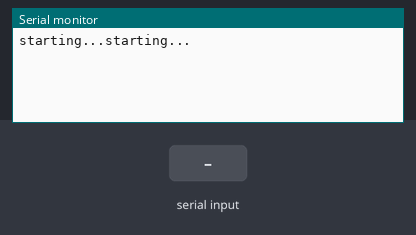
This sketch was run on a simulated Arduino Mega 2560, built with avr-gcc and run on an emulated ATmega2560. Parts: the last lines printed to the serial monitor. The test bench sets the inputs (shaded band).

Above: at 1.2 s.
1.3 s: "90,45\n" received over the second serial link
At 2.0 s:
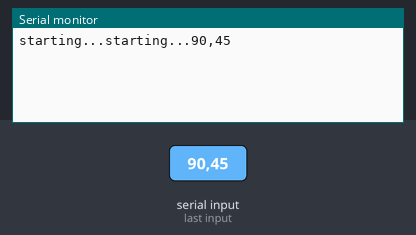
2.8 s: "1\n" received over the second serial link
At 4.3 s:
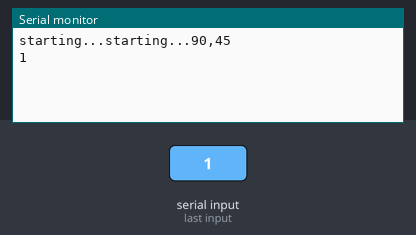

The sketch:

pressure_comms_just_reading.ino
```cpp
// Use to test the pressure gauge at scott's crib
#include "Pressure.h"
Pressure pressure;
char response[200]={0};
int baud_pressure =19200;

char one_byte;
char helix[8]="HELIX";
uint8_t unit=2;
char pressureBuffer;
#define PRESSURE_UPDATE_PERIOD 5000  // period between reads/writes
unsigned long PressureUpdateTime=0;  // for transmit recording time
uint8_t matched;
uint8_t pressureNumSend=0;
typedef enum {
  Pressure_Idle=0,
  Pressure_Request=1,
  Pressure_Read_First=2,
  Pressure_Read=3,
  Pressure_Finish=4,
} Pressure_State_t;
Pressure_State_t Pressure_State=Pressure_Idle;
// two options, run as state machine or run as requests and wait. Current is state machine.
float pres;
bool pres_request=true;  // to alternate between pressure and temperature reads of the transducer with the same switch case.

void setup() {
  // put your setup code here, to run once:
  // put your setup code here, to run once:
  Serial.begin(115200);
  Serial.print("starting...");
  Serial3.begin(baud_pressure);

  //Serial3.begin(baud_pressure);
  //pressure.begin(Serial3,baud_pressure);
  Serial.print("starting...");
  //delay(1000);
  //pressure.poll_baud();
//  pressure.unlock();
//  while(pressure.is_available()){
//    Serial.print(pressure.get_one_byte());
//  }

  //pressure.setbaud(new_baud);
  //Serial.println("changed baud");
  //while(pressure.is_available()){
  //  Serial.print(pressure.get_one_byte());
 // }

 // pressure.lock();
//  pressure.read_port_again();
//  print_pressure();
  PressureUpdateTime=millis()+PRESSURE_UPDATE_PERIOD;
}

void loop() {
  // put your main code here, to run repeatedly:
  if((long) (millis() - PressureUpdateTime) > 0){
    PressureUpdateTime+= PRESSURE_UPDATE_PERIOD;
    Serial.println("x");
    Serial.print("polling");
    Serial3.print("@253PR4?;FF");
    Serial.println("x");

  }
  uint32_t read_val=Serial3.read();
  //Serial.print((char)read_val);
  if(read_val!=-1)Serial.print((char)read_val);
  //while(pressure.is_available()){
  //  Serial.print(pressure.get_one_byte());
  //}


}
```

Pressure.h
```cpp
// Library authored by Keith McBride
// 04/16/20
#pragma once
#ifndef Pressure_h
#define Pressure_h

#include "Arduino.h"
#include <string.h>

class Pressure
{
public:

  void begin(HardwareSerial &refSer, int BAUD_rate){
    Serial_num = &refSer;
    Serial_num->begin(BAUD_rate);
  }
  void read_port_again(){
    read_port();
  }
  void poll(){
    Serial_num->print("@");
    Serial_num->print("253");  // address here which 254 or 255 are universal
    Serial_num->print("PR4");  //query pressure request, which is here 4 digits
    Serial_num->print("?");    // because it is a query
    Serial_num->print(";FF");  // command termination
  }
  void setbaud(int BAUD_rate){
    Serial_num->print("@");
    Serial_num->print("253");  // address here which 254 or 255 are universal
    Serial_num->print("BR");  // to set baud rate
    Serial_num->print("!");    // because it is a config command
    Serial_num->print(BAUD_rate);  // the baud rate to set, can only be standards up to 230400
    Serial_num->print(";FF");  // command termination
  }
  void setaddress(int address){
    if(address>=1 && address<=253){
      Serial_num->print("@");
      Serial_num->print("253");  // address here which 254 or 255 are universal
      Serial_num->print("AD");  // to set address (001-253)
      Serial_num->print("!");    // because it is a config command
      Serial_num->print(address);  // the address
      Serial_num->print(";FF");  // command termination
    }
  }
  void setstring(char tag[8]){
    Serial_num->print("@");
    Serial_num->print("253");  // address here which 254 or 255 are universal
    Serial_num->print("UT");  // to set string tag of transducer
    Serial_num->print("!");    // because it is a config command
    Serial_num->print(tag);  // the 'string'
    Serial_num->print(";FF");  // command termination
  }
  void setunits(uint8_t which_unit){
    if(which_unit>=1 && which_unit<=3){
      Serial_num->print("@");
      Serial_num->print("253");  // address here which 254 or 255 are universal
      Serial_num->print("U");  // to set string tag of transducer
      Serial_num->print("!");    // because it is a config command
      switch(which_unit){
        case 1: Serial_num->print("TORR");  // the 'string'
        case 2: Serial_num->print("MBAR");  // the 'string'
        case 3: Serial_num->print("PASCAL");  // the 'string'
      }
      Serial_num->print(";FF");  // command termination
    }
  }
  void poll_units(){
    Serial_num->print("@");
    Serial_num->print("253");  // address here which 254 or 255 are universal
    Serial_num->print("U");  //query current units of pressure
    Serial_num->print("?");    // because it is a query
    Serial_num->print(";FF");  // command termination
  }
  void poll_pressure1(){
    Serial_num->print("@");
    Serial_num->print("253");  // address here which 254 or 255 are universal
    Serial_num->print("PR1");  //query pressure request, which is here 4 digits
    Serial_num->print("?");    // because it is a query
    Serial_num->print(";FF");  // command termination
  }
  void poll_pressure2(){
    Serial_num->print("@");
    Serial_num->print("253");  // address here which 254 or 255 are universal
    Serial_num->print("PR2");  //query pressure request, which is here 4 digits
    Serial_num->print("?");    // because it is a query
    Serial_num->print(";FF");  // command termination
  }
  void poll_pressure3(){
    Serial_num->print("@");
    Serial_num->print("253");  // address here which 254 or 255 are universal
    Serial_num->print("PR3");  //query pressure request, which is here 4 digits
    Serial_num->print("?");    // because it is a query
    Serial_num->print(";FF");  // command termination
  }
  void poll_pressure4(uint8_t w_index){
    switch(w_index){
      case 0: Serial_num->print("@");
      case 1: Serial_num->print("253");  // address here which 254 or 255 are universal
      case 2: Serial_num->print("PR4");  //query pressure request, which is here 4 digits
      case 3: Serial_num->print("?");    // because it is a query
      case 4: Serial_num->print(";FF");  // command termination
      default: break;
    }
  }
  void poll_pressure5(){
    Serial_num->print("@");
    Serial_num->print("253");  // address here which 254 or 255 are universal
    Serial_num->print("PR5");  //query pressure request, which is here 4 digits
    Serial_num->print("?");    // because it is a query
    Serial_num->print(";FF");  // command termination
  }
  void poll_temp(uint8_t w_index){
    switch(w_index){
      case 0: Serial_num->print("@");
      case 1: Serial_num->print("253");  // address here which 254 or 255 are universal
      case 2: Serial_num->print("TEM");  //query temperature
      case 3: Serial_num->print("?");    // because it is a query
      case 4: Serial_num->print(";FF");  // command termination
      default: break;
    }
  }
  void poll_baud(){
    Serial_num->print("@");
    Serial_num->print("253");  // address here which 254 or 255 are universal
    Serial_num->print("BR");  //query baud rate
    Serial_num->print("?");    // because it is a query
    Serial_num->print(";FF");  // command termination
  }
  void poll_address(){
    Serial_num->print("@");
    Serial_num->print("253");  // address here which 254 or 255 are universal
    Serial_num->print("AD");  //query device address
    Serial_num->print("?");    // because it is a query
    Serial_num->print(";FF");  // command termination
  }
  void poll_model(){
    Serial_num->print("@");
    Serial_num->print("253");  // address here which 254 or 255 are universal
    Serial_num->print("MD");  //query device model number
    Serial_num->print("?");    // because it is a query
    Serial_num->print(";FF");  // command termination
  }
  void poll_name(){
    Serial_num->print("@");
    Serial_num->print("253");  // address here which 254 or 255 are universal
    Serial_num->print("DT");  //query type name
    Serial_num->print("?");    // because it is a query
    Serial_num->print(";FF");  // command termination
  }
  void poll_manu(){
    Serial_num->print("@");
    Serial_num->print("253");  // address here which 254 or 255 are universal
    Serial_num->print("MF");  //query manufacturer name
    Serial_num->print("?");    // because it is a query
    Serial_num->print(";FF");  // command termination
  }
  void poll_hv(){
    Serial_num->print("@");
    Serial_num->print("253");  // address here which 254 or 255 are universal
    Serial_num->print("HV");  //query hardware version
    Serial_num->print("?");    // because it is a query
    Serial_num->print(";FF");  // command termination
  }
  void poll_fv(){
    Serial_num->print("@");
    Serial_num->print("253");  // address here which 254 or 255 are universal
    Serial_num->print("FV");  //query firmware version
    Serial_num->print("?");    // because it is a query
    Serial_num->print(";FF");  // command termination
  }
  void poll_sn(){
    Serial_num->print("@");
    Serial_num->print("253");  // address here which 254 or 255 are universal
    Serial_num->print("SN");  //query serial number
    Serial_num->print("?");    // because it is a query
    Serial_num->print(";FF");  // command termination
  }
  void poll_time(){
    Serial_num->print("@");
    Serial_num->print("253");  // address here which 254 or 255 are universal
    Serial_num->print("TIM");  //query time on
    Serial_num->print("?");    // because it is a query
    Serial_num->print(";FF");  // command termination
  }
  void poll_string(){
    Serial_num->print("@");
    Serial_num->print("253");  // address here which 254 or 255 are universal
    Serial_num->print("UT");  //query some string
    Serial_num->print("?");    // because it is a query
    Serial_num->print(";FF");  // command termination
  }
  void poll_status(){
    Serial_num->print("@");
    Serial_num->print("253");  // address here which 254 or 255 are universal
    Serial_num->print("T");  //query status
    Serial_num->print("?");    // because it is a query
    Serial_num->print(";FF");  // command termination
  }
  void unlock(){
    Serial_num->print("@");
    Serial_num->print("253");  // address here which 254 or 255 are universal
    Serial_num->print("FD");  // lock/unlock call
    Serial_num->print("!");    // because it is a cmd
    Serial_num->print("UNLOCK;FF");  // command termination
    read_port();
  }
  void lock(){
    Serial_num->print("@");
    Serial_num->print("253");  // address here which 254 or 255 are universal
    Serial_num->print("FD");  // lock/unlock call
    Serial_num->print("!");    // because it is a cmd
    Serial_num->print("LOCK;FF");  // command termination
    read_port();
  }
  void just_give_me_the_response(char RESP[40]){
    for(int i=0;i<40;i++){
      RESP[i]=responseString[i];
      responseString[i]='\0';
    }
  }
  void reset_string(){
    internal_reset_string();
  }
  float give_me_the_float(){
    char response_parse[20]={0};
    int K_loc=0;
    int semi_loc=0;
    for(int j=0;j<40;j++){
      if(responseString[j]==75) K_loc=j; // if K then stroe pos $
      if(responseString[j]==59) semi_loc=j; // if a semicolon store pos$
    }
    for(int j=0;j<semi_loc-K_loc-1;j++){ // dont want K or semicolon so subtract 2 from end pos
      response_parse[j]=responseString[K_loc+1+j];
    }
    internal_reset_string();
    return (atof(response_parse));
  }
  int is_available(){
    return (Serial_num->available());
  }
  char get_one_byte(){  // use internal vars like from read_port to keep track of how many have been read
    chunk = Serial_num->read();
    if(chunk>-1){
      responseString[rindex_i] = chunk;
      responseString[rindex_i + 1] = '\0';
      rindex_i++;
    }
    return chunk;
  }
private:
  void read_port(){
    if(Serial_num->available()){
      responseString[0] = '\0';
      rindex_i = 0;
      while (Serial_num->available()) {
        chunk = Serial_num->read();
        responseString[rindex_i] = chunk;
        responseString[rindex_i + 1] = '\0';
        rindex_i++;
        if (strlen(responseString) > 39) {
          strcpy(error, "Bad read: Too long");
          break;
        }
      }
    }
  }
  int charIndex(char *string, int start, char c) {
    for (int i = start; i < strlen(string); i++) {
      if (string[i] == c) {
        return i;
      }
    }
    return -1;
  }
  void internal_reset_string(){
        // reset rindex_i and the responseString
    for(int i=0;i<40;i++){
      responseString[i]='\0';
    }
    rindex_i=0;
  }
private:

  char responseString[40]; // to store the response of the pressure transducer on a read
  int rindex_i = 0;
  int timeout = 0;
  char chunk;
  char error[100];  // to store the error returns if any
  HardwareSerial * Serial_num;
};

#endif // Pressure_H
```

Measured:
- after the input at 1.3 s, the serial monitor: prints a new line at once (image 1)
- after the input at 2.8 s, the serial monitor: prints a new line at once (image 2)
